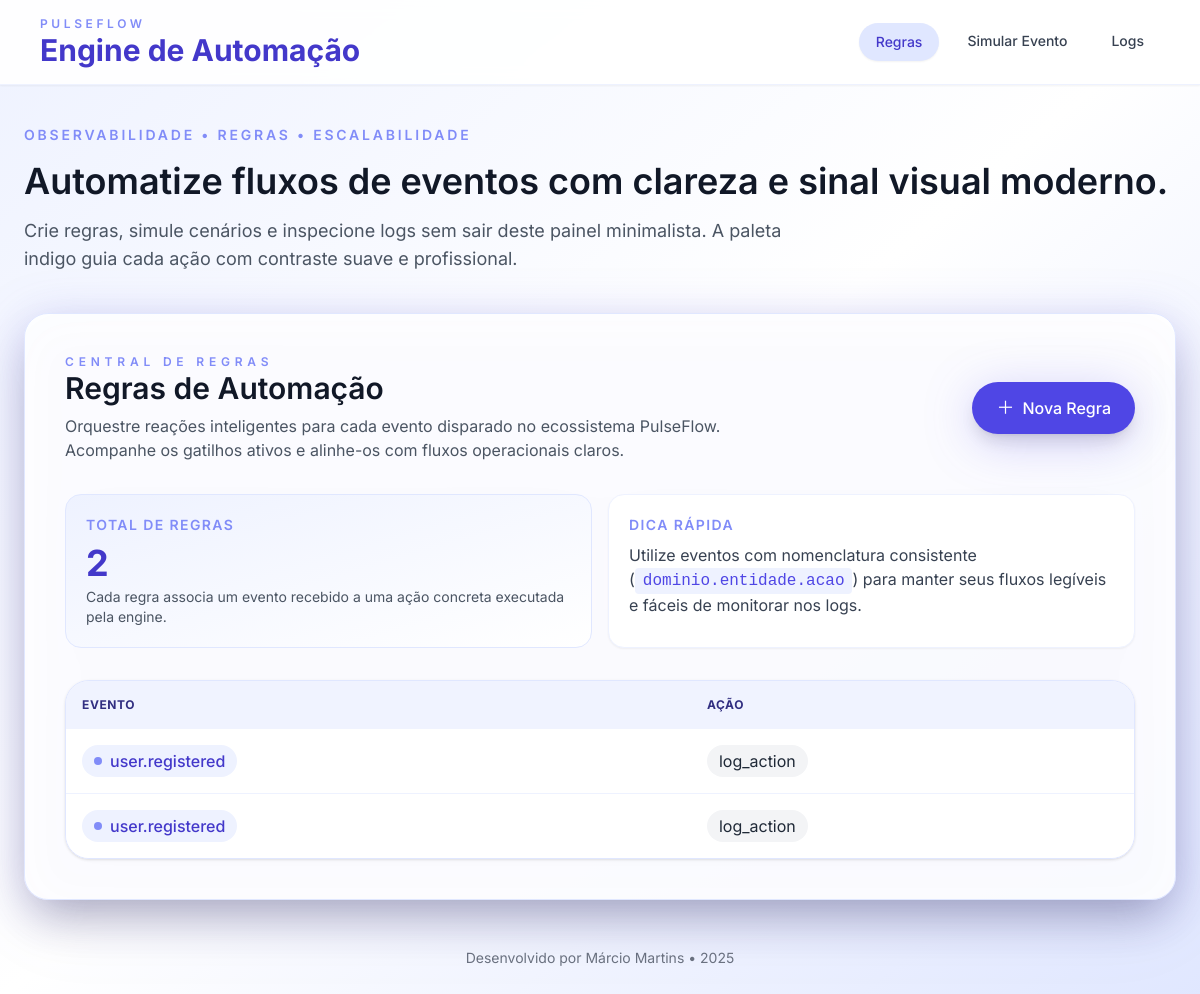
Before: / with the older database file.
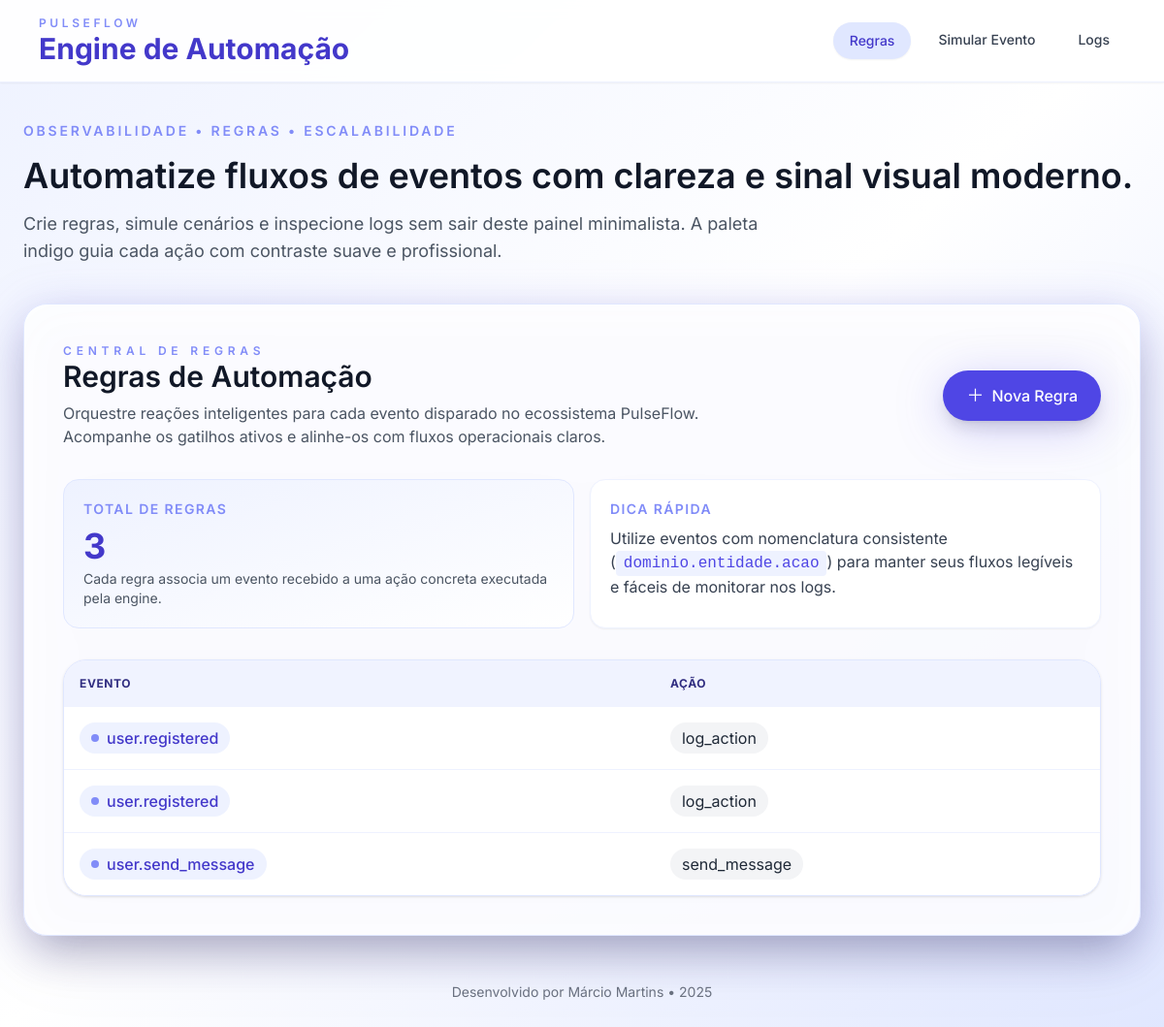
After: the same page with the newer database file.
### engine_app/models/rule.py (models this page shows, shortened)
class Rule(db.Model):
    id = db.Column(db.Integer, primary_key=True)
    event = db.Column(db.String(64), nullable=False)
    action = db.Column(db.String(64), nullable=False)

### engine_app/webui/webui.py (the view)
@webui_bp.get("/")
def home():
    rules = Rule.query.all()
    return render_template("webui/rules.html", rules=rules)

### engine_app/webui/templates/webui/rules.html (shortened to what this page needs)
{% extends "webui/base.html" %}
{% block content %}
<section class="space-y-8">
    <div class="flex flex-col gap-4 md:flex-row md:items-center md:justify-between">
        <div>
            <p class="text-xs uppercase tracking-[0.4em] text-indigo-400 font-semibold">Central de Regras</p>
            <h2 class="text-3xl font-semibold text-gray-900">Regras de Automação</h2>
            <p class="text-gray-600 mt-2 max-w-2xl">
                Orquestre reações inteligentes para cada evento disparado no ecossistema PulseFlow.
                Acompanhe os gatilhos ativos e alinhe-os com fluxos operacionais claros.
            </p>
        </div>
        <a href="{{ url_for('webui.new_rule') }}"
           class="inline-flex items-center justify-center px-6 py-3 rounded-full bg-indigo-600 text-white font-medium shadow-lg hover:bg-indigo-700 transition drop-shadow-glow">
            <span class="text-lg">＋</span>
            <span class="ml-2">Nova Regra</span>
        </a>
    </div>
    <div class="grid gap-4 md:grid-cols-2">
        <div class="rounded-2xl border border-indigo-100 bg-gradient-to-br from-indigo-50 to-white p-5">
            <p class="text-sm uppercase tracking-widest text-indigo-400 font-semibold">Total de Regras</p>
            <p class="text-4xl font-bold text-indigo-700 mt-2">
                {{ rules|length if rules else 0 }}
            </p>
            <p class="text-sm text-gray-600 mt-1">
                Cada regra associa um evento recebido a uma ação concreta executada pela engine.
            </p>
        </div>
        <div class="rounded-2xl border border-indigo-50 bg-white p-5 shadow-sm">
            <p class="text-sm uppercase tracking-widest text-indigo-400 font-semibold">Dica rápida</p>
            <p class="text-gray-700 mt-2">
                Utilize eventos com nomenclatura consistente (<code class="px-2 py-1 bg-indigo-50 rounded text-indigo-600">dominio.entidade.acao</code>)
                para manter seus fluxos legíveis e fáceis de monitorar nos logs.
            </p>
        </div>
    </div>
    {% if rules %}
    <div class="overflow-hidden rounded-3xl border border-indigo-100 shadow">
        <table class="w-full text-left">
            <thead class="bg-indigo-50/80 text-indigo-900 uppercase text-xs tracking-wider">
                <tr>
                    <th class="p-4">Evento</th>
                    <th class="p-4">Ação</th>
                </tr>
            </thead>
            <tbody class="divide-y divide-indigo-50">
                {% for r in rules %}
                <tr class="bg-white hover:bg-indigo-50/60 transition">
                    <td class="p-4 font-medium text-gray-900">
                        <span class="inline-flex items-center gap-2 px-3 py-1 rounded-full bg-indigo-50 text-indigo-700">
                            <span class="w-2 h-2 rounded-full bg-indigo-400"></span>
                            {{ r.event }}
                        </span>
                    </td>
                    <td class="p-4 text-gray-700">
                        <span class="inline-flex items-center px-3 py-1 rounded-full bg-gray-100 text-gray-800">
                            {{ r.action }}
                        </span>
                    </td>
                </tr>
                {% endfor %}
            </tbody>
        </table>
    </div>
    {% endif %}
</section>
{% endblock %}

Changed rows visible on the page:
added Rule: event "user.send_message", action "send_message"
Other visible differences:
{{ rules|length if rules else 0 }}: "2" → "3"
